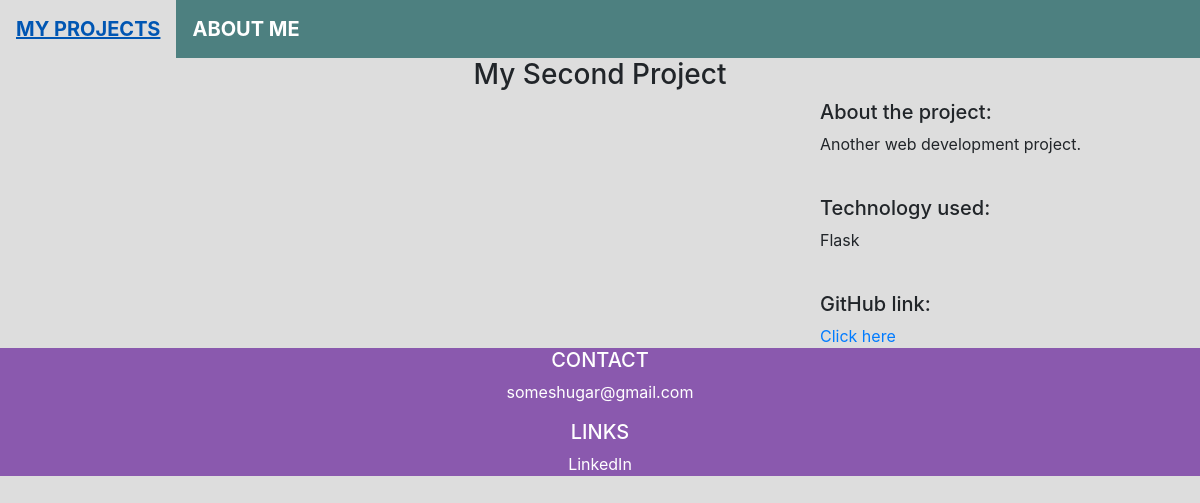
The app's page /2/, older data.
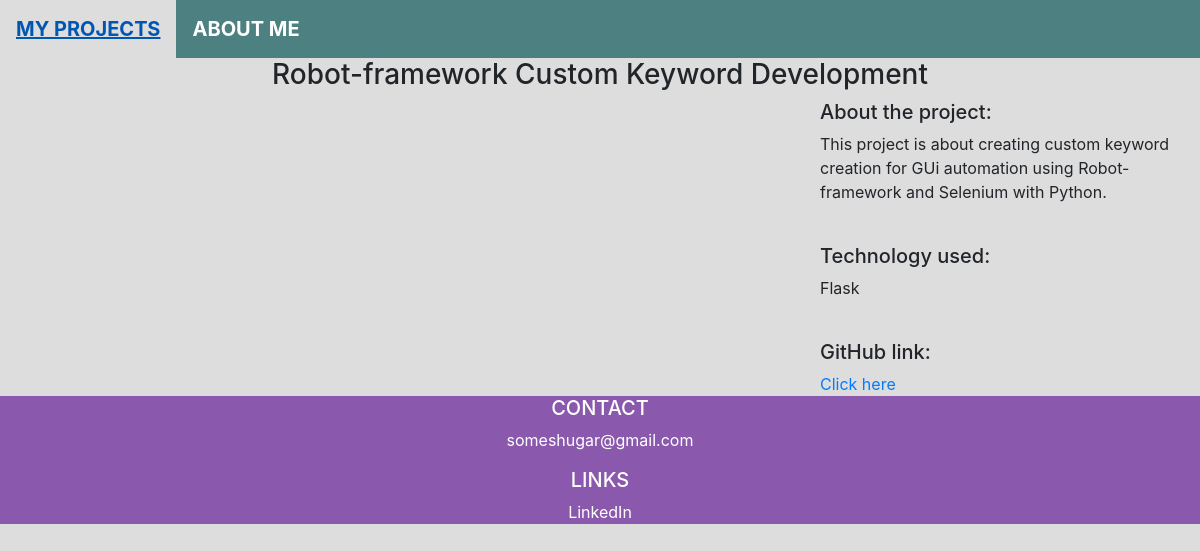
The same page, newer data.
### projects/models.py (models this page shows)
class Project(models.Model):
    title = models.CharField(max_length=100)
    description = models.TextField()
    technology = models.CharField(max_length=20)
    image = models.FilePathField(path="/img")
    github = models.URLField()

### projects/views.py (the view)
# urls.py: path("<int:pk>/", views.project_detail, name="project_detail"),
def project_detail(request, pk):
    project = Project.objects.get(pk=pk)
    context = {
        'project': project
    }
    return render(request, 'project_detail.html', context)

### projects/templates/project_detail.html (shortened to what this page needs)
{% extends "base.html" %}
{% load static %}
{% block content %}
<h3>{{ project.title }}</h3>
<div class="row">
    <div class="col-md-8">
    </div>
    <div class="col-md-4">
        <h5>About the project:</h5>
        <p>{{ project.description }}</p>
        <br>
        <h5>Technology used:</h5>
        <p>{{ project.technology }}</p>
        <br>
        <h5>GitHub link:</h5>
        <a href = "{{ project.github }}">Click here</a>
    </div>
</div>
{% endblock %}

Row changes from the older to the newer data that the page shows:
changed Project "Flask": title "My Second Project" → "Robot-framework Custom Keyword Development"; description "Another web development project." → "This project is about creating custom keyword creation for GUi automation using Robot-framework and Selenium with Python."
